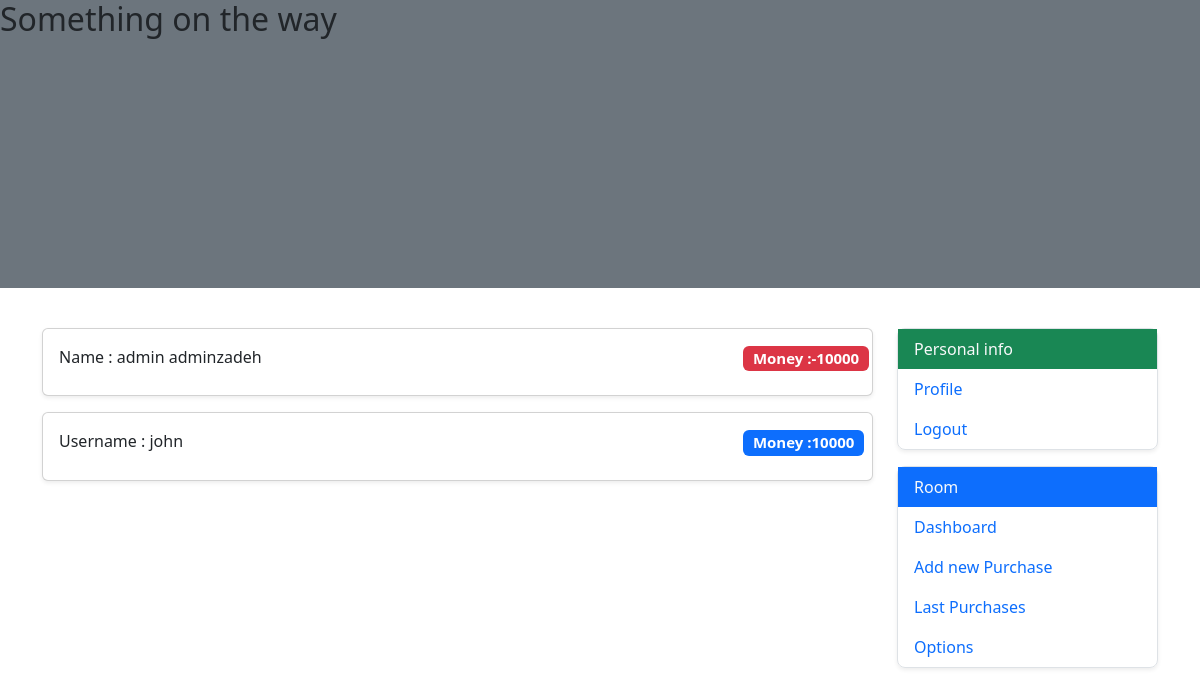
Before: /room/ (signed in) with the older database file.
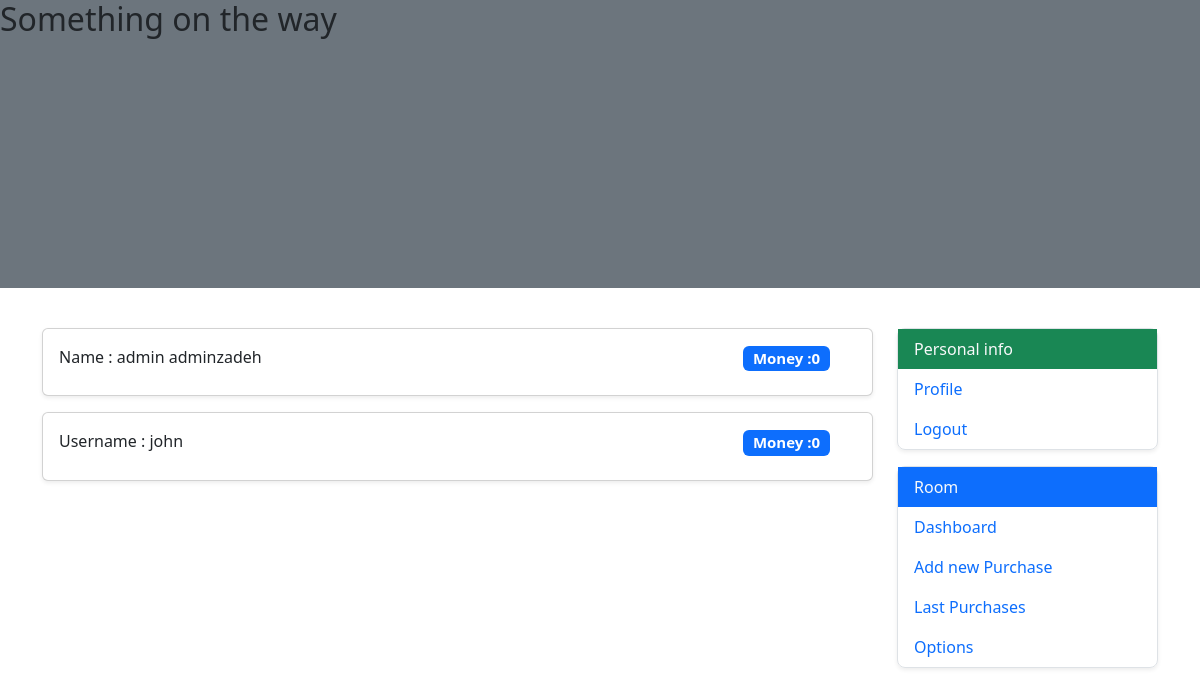
After: the same page with the newer database file.
### users/models.py (models this page shows)
class CustomUser(AbstractUser):
    STATUS_CHOICES = (
        ("none", "none"),
        ("debtor", "debtor"),
        ("creditor", "creditor"),
    )
    has_room = models.BooleanField(default=False)
    status = models.CharField(choices=STATUS_CHOICES, max_length=8, default=STATUS_CHOICES[0][0])
    full_name = models.CharField(max_length=35, blank=True, null=True)
    phone_number = PhoneNumberField(blank=True, null=True)
    money = models.IntegerField(blank=True, null=True)

### rooms/views.py (the view, shortened to what this page needs)
# urls.py: path('', views.room_home_view, name='room_dashboard'),
@login_required
def room_home_view(request):
    context = {}
    user = request.user
    if request.method == 'GET':
        if user.has_room:
            room = user.room.first()
            members = room.member.all()
            context = {'members': members, 'room_name': room.name, 'room_obj': room}
            return render(request, 'rooms/room_dashboard_has_room.html', context=context)
        else:
            context['text'] = 'this one has not room'
            context['form'] = RoomCreateForm()
            return render(request, 'rooms/room_dashboard_no_room.html', context=context)

### rooms/templates/rooms/room_dashboard_has_room.html (shortened to what this page needs)
{% extends '_base.html' %}
{% block page-content %}
    <div class="bg-secondary bg-gradiant sticky-top mb-4" style="display: block; height: 18em;">
        <h2 class="text-dark">{{ room_name|capfirst }}</h2>
    </div>
    <div class="container">
        <div class="row">
            <div class="col-9">
                {% for member in members %}
                    <div class="card my-3 shadow-sm">
                        <div class="card-body">
                        <div class="row">
                        <div class="col-10">
                            <p class="text" style="display: inline;">{% if member.full_name %}
                            Name : {{ member.full_name }}
                                {% else %}
                                Username : {{ member }}
                            {% endif %} </p>
                        </div>
                        <div class="col-2">
                        <h5>
                            <span class="{% if member.money < 0 %}badge text-bg-danger{% else %}badge text-bg-primary{% endif %} align-self-left">Money :{{ member.money }}</span>
                        </h5>
                        </div>
                        </div>
                        </div>
                    </div>
                {% endfor %}
            </div>
            <div class="col-3">
                {% include 'rooms/right_panel.html' with room=room_obj %}
            </div>
        </div>
    </div>
{% endblock %}

Changed rows visible on the page:
changed CustomUser "admin adminzadeh": money "-10000" → "0"
changed CustomUser "john": money "10000" → "0"
